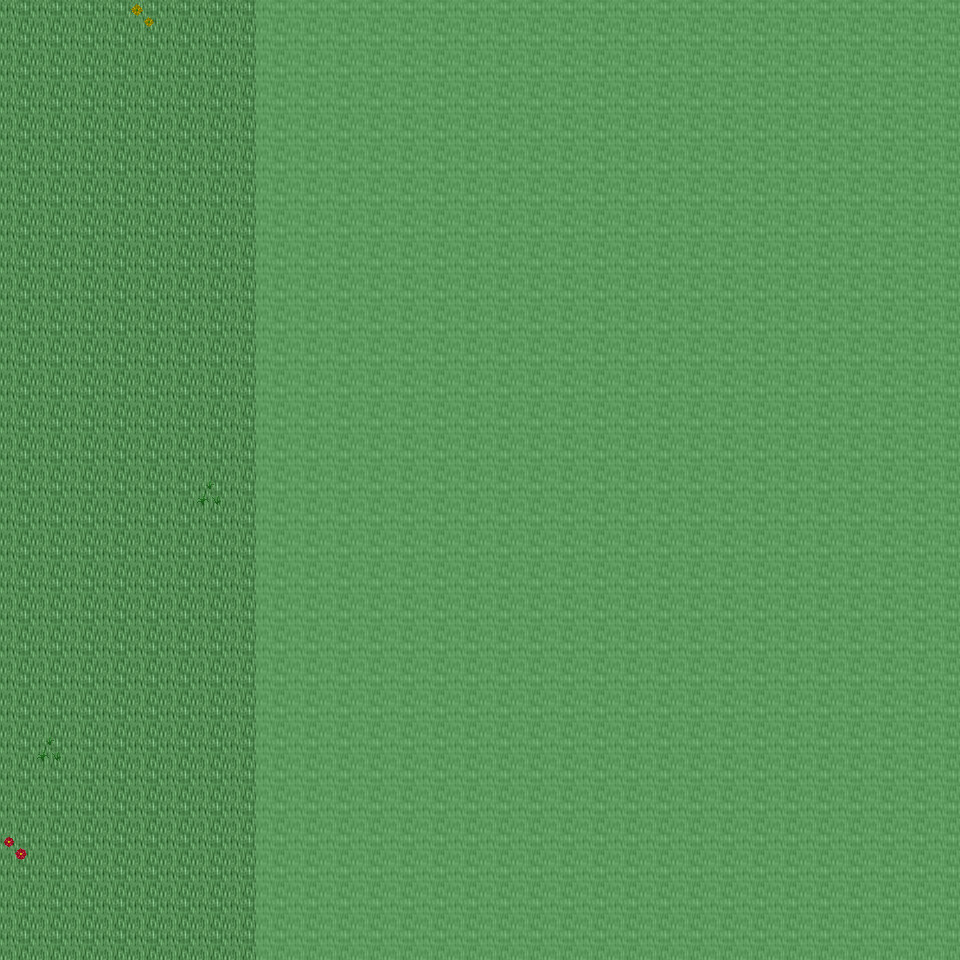

A level layout from a 2D game, rendered from its tile map. Below: a short description, then the map file with tile-grid data replaced by summaries:
An orthogonal 30x30 tile map with 32x32 px tiles, 6 tile layers (Ground, Object, Object2, Above, ...), 30 tilesets and 3 objects (3x mapchange).

<map version="1.0" orientation="orthogonal" renderorder="right-down" width="30" height="30" tilewidth="32" tileheight="32" nextobjectid="4">
  <tileset firstgid="1" name="tileset_ground_ground" tilewidth="32" tileheight="32" tilecount="33" columns="3">
    <image source="../drawable/tileset_ground_ground.png" width="96" height="352" />
  </tileset>
  <tileset firstgid="34" name="tileset_ground_ridge_earth_dark" tilewidth="32" tileheight="32" tilecount="96" columns="12">
    <image source="../drawable/tileset_ground_ridge_earth_dark.png" width="384" height="256" />
  </tileset>
  <tileset firstgid="130" name="tileset_ground_ridge_earth_pale" tilewidth="32" tileheight="32" tilecount="96" columns="12">
    <image source="../drawable/tileset_ground_ridge_earth_pale.png" width="384" height="256" />
  </tileset>
  <tileset firstgid="226" name="tileset_ground_earth_edges" tilewidth="32" tileheight="32" tilecount="18" columns="6">
    <image source="../drawable/tileset_ground_earth_edges.png" width="192" height="96" />
  </tileset>
  <tileset firstgid="244" name="tileset_ground_rock_pebbles" tilewidth="32" tileheight="32" tilecount="3" columns="1">
    <image source="../drawable/tileset_ground_rock_pebbles.png" width="32" height="96" />
  </tileset>
  <tileset firstgid="247" name="tileset_plant_grasses" tilewidth="32" tileheight="32" tilecount="6" columns="3">
    <image source="../drawable/tileset_plant_grasses.png" width="96" height="64" />
  </tileset>
  <tileset firstgid="253" name="tileset_plant_flower_daisy_yellow" tilewidth="32" tileheight="32" tilecount="8" columns="2">
    <image source="../drawable/tileset_plant_flower_daisy_yellow.png" width="64" height="128" />
  </tileset>
  <tileset firstgid="261" name="tileset_plant_bush_bushes" tilewidth="32" tileheight="32" tilecount="10" columns="5">
    <image source="../drawable/tileset_plant_bush_bushes.png" width="160" height="64" />
  </tileset>
  <tileset firstgid="271" name="tileset_plant_flower_daisy_red" tilewidth="32" tileheight="32" tilecount="8" columns="2">
    <image source="../drawable/tileset_plant_flower_daisy_red.png" width="64" height="128" />
  </tileset>
  <tileset firstgid="279" name="tileset_plant_tree_tree_darkgreen" tilewidth="32" tileheight="32" tilecount="88" columns="8">
    <image source="../drawable/tileset_plant_tree_tree_darkgreen.png" width="256" height="352" />
  </tileset>
  <tileset firstgid="367" name="tileset_plant_flower_daisy_blue" tilewidth="32" tileheight="32" tilecount="8" columns="2">
    <image source="../drawable/tileset_plant_flower_daisy_blue.png" width="64" height="128" />
  </tileset>
  <tileset firstgid="375" name="tileset_item_corpse_skull_pale" tilewidth="32" tileheight="32" tilecount="2" columns="2">
    <image source="../drawable/tileset_item_corpse_skull_pale.png" width="64" height="32" />
  </tileset>
  <tileset firstgid="377" name="tileset_plant_vine" tilewidth="32" tileheight="32" tilecount="3" columns="1">
    <image source="../drawable/tileset_plant_vine.png" width="32" height="96" />
  </tileset>
  <tileset firstgid="380" name="tileset_plant_flower_daisy_white" tilewidth="32" tileheight="32" tilecount="8" columns="2">
    <image source="../drawable/tileset_plant_flower_daisy_white.png" width="64" height="128" />
  </tileset>
  <tileset firstgid="388" name="tileset_item_corpse_huge_animal" tilewidth="32" tileheight="32" tilecount="16" columns="2">
    <image source="../drawable/tileset_item_corpse_huge_animal.png" width="64" height="256" />
  </tileset>
  <tileset firstgid="404" name="tileset_building_fence_fence_chunky" tilewidth="32" tileheight="32" tilecount="21" columns="3">
    <image source="../drawable/tileset_building_fence_fence_chunky.png" width="96" height="224" />
  </tileset>
  <tileset firstgid="425" name="tileset_ground_eye" tilewidth="32" tileheight="32" tilecount="9" columns="3">
    <image source="../drawable/tileset_ground_eye.png" width="96" height="96" />
  </tileset>
  <tileset firstgid="434" name="tileset_logic_collision" tilewidth="32" tileheight="32" tilecount="1" columns="1">
    <image source="../drawable/tileset_logic_collision.png" width="32" height="32" />
  </tileset>
  <tileset firstgid="435" name="tileset_plant_tree_taller_trees" tilewidth="32" tileheight="32" tilecount="32" columns="8">
    <image source="../drawable/tileset_plant_tree_taller_trees.png" width="256" height="128" />
  </tileset>
  <tileset firstgid="467" name="tileset_plant_tree_spruce" tilewidth="32" tileheight="32" tilecount="6" columns="2">
    <image source="../drawable/tileset_plant_tree_spruce.png" width="64" height="96" />
  </tileset>
  <tileset firstgid="473" name="tileset_ground_blue_paving" tilewidth="32" tileheight="32" tilecount="2" columns="1">
    <image source="../drawable/tileset_ground_blue_paving.png" width="32" height="64" />
  </tileset>
  <tileset firstgid="475" name="tileset_ground_grass_edges" tilewidth="32" tileheight="32" tilecount="36" columns="12">
    <image source="../drawable/tileset_ground_grass_edges.png" width="384" height="96" />
  </tileset>
  <tileset firstgid="511" name="tileset_ground_grass_corners" tilewidth="32" tileheight="32" tilecount="24" columns="6">
    <image source="../drawable/tileset_ground_grass_corners.png" width="192" height="128" />
  </tileset>
  <tileset firstgid="535" name="tileset_building_house_pink_blue" tilewidth="32" tileheight="32" tilecount="99" columns="11">
    <image source="../drawable/tileset_building_house_pink_blue.png" width="352" height="288" />
  </tileset>
  <tileset firstgid="634" name="tileset_building_fence_stone_fence_white" tilewidth="32" tileheight="32" tilecount="9" columns="3">
    <image source="../drawable/tileset_building_fence_stone_fence_white.png" width="96" height="96" />
  </tileset>
  <tileset firstgid="643" name="tileset_plant_tree_pine_tree" tilewidth="32" tileheight="32" tilecount="20" columns="4">
    <image source="../drawable/tileset_plant_tree_pine_tree.png" width="128" height="160" />
  </tileset>
  <tileset firstgid="663" name="tileset_furniture_chair_bench_wooden" tilewidth="32" tileheight="32" tilecount="8" columns="2">
    <image source="../drawable/tileset_furniture_chair_bench_wooden.png" width="64" height="128" />
  </tileset>
  <tileset firstgid="671" name="tileset_item_postbox" tilewidth="32" tileheight="32" tilecount="4" columns="2">
    <image source="../drawable/tileset_item_postbox.png" width="64" height="64" />
  </tileset>
  <tileset firstgid="675" name="tileset_furniture_light_lamp_blue" tilewidth="32" tileheight="32" tilecount="3" columns="1">
    <image source="../drawable/tileset_furniture_light_lamp_blue.png" width="32" height="96" />
  </tileset>
  <tileset firstgid="678" name="tileset_plant_bushes_and_trees" tilewidth="32" tileheight="32" tilecount="144" columns="16">
    <image source="../drawable/tileset_plant_bushes_and_trees.png" width="512" height="289" />
  </tileset>
  <layer name="Ground" width="30" height="30">
    <data>[900 cells, 900 non-empty, 3 distinct tile ids]</data>
  </layer>
  <layer name="Object" width="30" height="30">
    <data>[900 cells, 94 non-empty, 24 distinct tile ids]</data>
  </layer>
  <layer name="Object2" width="30" height="30">
    <data>[900 cells, 32 non-empty, 11 distinct tile ids]</data>
  </layer>
  <layer name="Above" width="30" height="30">
    <data>[900 cells, 41 non-empty, 31 distinct tile ids]</data>
  </layer>
  <layer name="Above2" width="30" height="30">
    <data>[900 cells, 0 non-empty, 0 distinct tile ids]</data>
  </layer>
  <layer name="Walkable" width="30" height="30">
    <data>[900 cells, 660 non-empty, 1 distinct tile ids]</data>
  </layer>
  <objectgroup name="MapEvents">
    <!-- 3 objects omitted --></objectgroup>
</map>
<!-- 3 of 3 objects omitted -->
